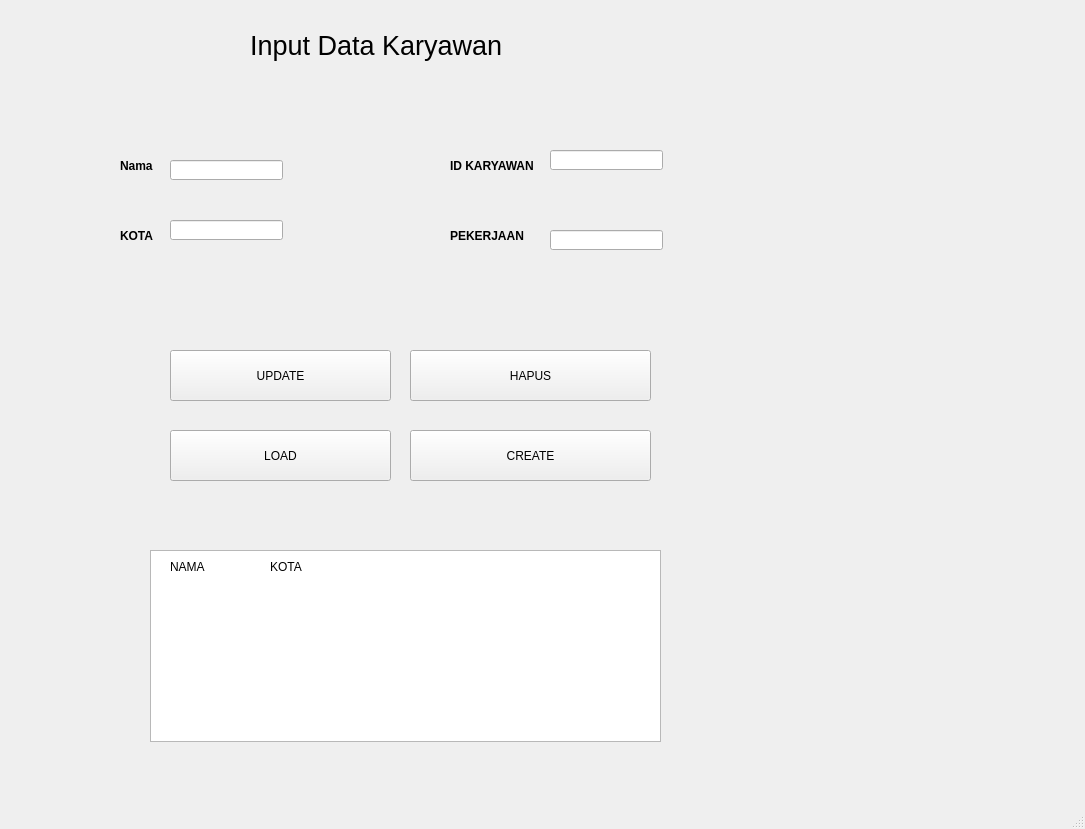
<?xml version="1.0" encoding="UTF-8"?>
<ui version="4.0">
 <class>MainWindow</class>
 <widget class="QMainWindow" name="MainWindow">
  <property name="geometry">
   <rect>
    <x>0</x>
    <y>0</y>
    <width>1085</width>
    <height>829</height>
   </rect>
  </property>
  <property name="windowTitle">
   <string>MainWindow</string>
  </property>
  <widget class="QWidget" name="centralwidget">
   <widget class="QLabel" name="label">
    <property name="geometry">
     <rect>
      <x>270</x>
      <y>50</y>
      <width>47</width>
      <height>13</height>
     </rect>
    </property>
    <property name="text">
     <string/>
    </property>
   </widget>
   <widget class="QLabel" name="label_2">
    <property name="geometry">
     <rect>
      <x>250</x>
      <y>20</y>
      <width>301</width>
      <height>51</height>
     </rect>
    </property>
    <property name="font">
     <font>
      <pointsize>20</pointsize>
     </font>
    </property>
    <property name="text">
     <string>Input Data Karyawan</string>
    </property>
   </widget>
   <widget class="QLabel" name="label_3">
    <property name="geometry">
     <rect>
      <x>120</x>
      <y>150</y>
      <width>47</width>
      <height>31</height>
     </rect>
    </property>
    <property name="font">
     <font>
      <weight>75</weight>
      <bold>true</bold>
     </font>
    </property>
    <property name="text">
     <string>Nama</string>
    </property>
   </widget>
   <widget class="QLineEdit" name="lineEdit">
    <property name="geometry">
     <rect>
      <x>170</x>
      <y>160</y>
      <width>113</width>
      <height>20</height>
     </rect>
    </property>
   </widget>
   <widget class="QLabel" name="label_4">
    <property name="geometry">
     <rect>
      <x>120</x>
      <y>220</y>
      <width>47</width>
      <height>31</height>
     </rect>
    </property>
    <property name="font">
     <font>
      <weight>75</weight>
      <bold>true</bold>
     </font>
    </property>
    <property name="text">
     <string>KOTA</string>
    </property>
   </widget>
   <widget class="QLineEdit" name="lineEdit_2">
    <property name="geometry">
     <rect>
      <x>170</x>
      <y>220</y>
      <width>113</width>
      <height>20</height>
     </rect>
    </property>
   </widget>
   <widget class="QLabel" name="label_5">
    <property name="geometry">
     <rect>
      <x>450</x>
      <y>150</y>
      <width>91</width>
      <height>31</height>
     </rect>
    </property>
    <property name="font">
     <font>
      <weight>75</weight>
      <bold>true</bold>
     </font>
    </property>
    <property name="text">
     <string>ID KARYAWAN</string>
    </property>
   </widget>
   <widget class="QLineEdit" name="lineEdit_3">
    <property name="geometry">
     <rect>
      <x>550</x>
      <y>150</y>
      <width>113</width>
      <height>20</height>
     </rect>
    </property>
   </widget>
   <widget class="QLabel" name="label_6">
    <property name="geometry">
     <rect>
      <x>450</x>
      <y>220</y>
      <width>81</width>
      <height>31</height>
     </rect>
    </property>
    <property name="font">
     <font>
      <weight>75</weight>
      <bold>true</bold>
     </font>
    </property>
    <property name="text">
     <string>PEKERJAAN</string>
    </property>
   </widget>
   <widget class="QLineEdit" name="lineEdit_4">
    <property name="geometry">
     <rect>
      <x>550</x>
      <y>230</y>
      <width>113</width>
      <height>20</height>
     </rect>
    </property>
   </widget>
   <widget class="QPushButton" name="pushButton">
    <property name="geometry">
     <rect>
      <x>170</x>
      <y>350</y>
      <width>221</width>
      <height>51</height>
     </rect>
    </property>
    <property name="text">
     <string>UPDATE</string>
    </property>
   </widget>
   <widget class="QPushButton" name="pushButton_2">
    <property name="geometry">
     <rect>
      <x>410</x>
      <y>350</y>
      <width>241</width>
      <height>51</height>
     </rect>
    </property>
    <property name="text">
     <string>HAPUS</string>
    </property>
   </widget>
   <widget class="QPushButton" name="pushButton_3">
    <property name="geometry">
     <rect>
      <x>170</x>
      <y>430</y>
      <width>221</width>
      <height>51</height>
     </rect>
    </property>
    <property name="text">
     <string>LOAD</string>
    </property>
   </widget>
   <widget class="QPushButton" name="pushButton_4">
    <property name="geometry">
     <rect>
      <x>410</x>
      <y>430</y>
      <width>241</width>
      <height>51</height>
     </rect>
    </property>
    <property name="text">
     <string>CREATE</string>
    </property>
   </widget>
   <widget class="QTableView" name="tableView">
    <property name="geometry">
     <rect>
      <x>150</x>
      <y>550</y>
      <width>511</width>
      <height>192</height>
     </rect>
    </property>
   </widget>
   <widget class="QLabel" name="label_7">
    <property name="geometry">
     <rect>
      <x>170</x>
      <y>560</y>
      <width>47</width>
      <height>13</height>
     </rect>
    </property>
    <property name="text">
     <string>NAMA</string>
    </property>
   </widget>
   <widget class="QLabel" name="label_8">
    <property name="geometry">
     <rect>
      <x>270</x>
      <y>560</y>
      <width>47</width>
      <height>13</height>
     </rect>
    </property>
    <property name="text">
     <string>KOTA</string>
    </property>
   </widget>
  </widget>
  <widget class="QStatusBar" name="statusbar"/>
 </widget>
 <resources/>
 <connections/>
</ui>
